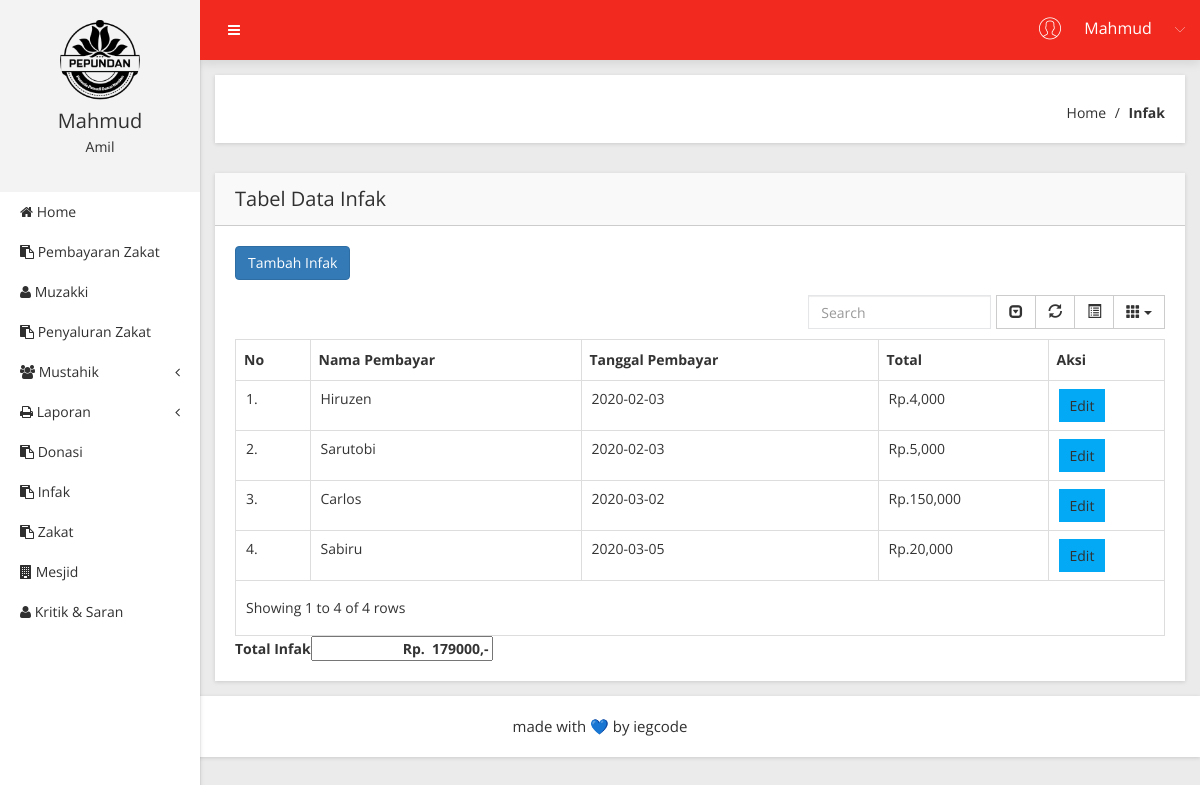
/Infak (signed in), run on the app's committed database.
### tables this page shows
CREATE TABLE `t_infak` (
  `id_infak` int(11) NOT NULL,
  `nama_pembayar` varchar(20) NOT NULL,
  `tgl_infak` date NOT NULL,
  `total_infak` int(11) NOT NULL
);

### app/core/controller.php (called while the page is built, shortened)
<?php
class controller {
	public function view($view, $data = [])
	{
		require_once 'app/views/' . $view .'.php';
	}
	public function model ($model)
	{
		return new $model;
	}
}

### app/controllers/Infak.php (called while the page is built, shortened)
<?php
class Infak extends Controller {
	public function index()
	{
		$data['judul'] = 'Data Infak';
		$data['pnr'] = $this->model('Infak_model')->getAllInfak();
		$data['totalnya'] = $this->model('Infak_model')->getAllInfak2();
		$this->view('Infak/index', $data);
	}
}

### app/core/app.php (called while the page is built, shortened)
<?php
class app {
	protected $method = 'index';
	protected $params = [];
	public function __construct ()
	{
		$this->controller = new $this->controller;
 call_user_func_array([$this->controller, $this->method], $this->params);
}
}

### index.php (called while the page is built, shortened)
<?php
$app = new app;

### app/core/database.php (called while the page is built, shortened)
<?php
class Database {
	private $host = DB_HOST;
	private $user = DB_USER;
	private $pass = DB_PASS;
	private $db_name = DB_NAME;
PRIVATE $dbh;
private $stmt;
	public function __construct()
	{
		$dsn = 'mysql:host=' .$this->host. ';dbname=' .$this->db_name;
		$option= [
			PDO::ATTR_PERSISTENT =>true,
			PDO::ATTR_ERRMODE => PDO::ERRMODE_EXCEPTION
		];
		try{
			$this->dbh = new PDO($dsn, $this->user, $this->pass, $option);
		} catch(PDOException $e) {
			die($e->getMessage());
		}
	}
public function query($query){
	$this->stmt= $this->dbh->prepare($query);
}
public function execute()
{
	$this->stmt->execute();
}
public function resultSet()
{
	$this->execute();
	return $this->stmt->fetchALL(PDO::FETCH_ASSOC);
}
}
?>

### app/models/Infak_model.php (called while the page is built, shortened)
<?php
class Infak_model {
	private $db;
	public function __construct(){
		$this->db = new database;
	}
	public function getAllInfak()
	{
		$this->db->query("SELECT * FROM t_infak");
	 		return $this->db->resultSet();
	}
}

### app/views/Infak/index.php (the view, shortened to what this page needs)
            <div class="breadcome-area mg-b-30 small-dn">
                <div class="container-fluid">
                    <div class="row">
                        <div class="col-lg-12">
                            <div class="breadcome-list shadow-reset">
                                <div class="row">
                                    <div class="col-lg-6">
                                        <div class="breadcome-heading">
                                        </div>
                                    </div>
                                    <div class="col-lg-6">
                                        <ul class="breadcome-menu">
                                            <li><a href="<?=BASEURL;?>/home_index">Home</a> <span class="bread-slash">/</span>
                                            </li>
                                            <li><span class="bread-blod">Infak</span>
                                            </li>
                                        </ul>
                                    </div>
                                </div>
                            </div>
                        </div>
                    </div>
                </div>
            </div>
            <div class="data-table-area mg-b-15">
                <div class="container-fluid">
                    <div class="row">
                        <div class="col-lg-12">
                            <div class="sparkline13-list shadow-reset">
                                <div class="sparkline13-hd">
                                    <div class="main-sparkline13-hd">
                                        <h1>Tabel <span class="table-project-n">Data</span>  Infak</h1>
                                    </div>
                                </div>
                                <div class="sparkline13-graph">
                                  <p align="left"><a href="<?= BASEURL; ?>/Infak/tambah" button type="button" class="btn btn-primary">Tambah Infak</a>
                                  </p>
                                    <div class="datatable-dashv1-list custom-datatable-overright">
                                        <table id="table" data-toggle="table" data-pagination="true" data-search="true" data-show-columns="true" data-show-pagination-switch="true" data-show-refresh="true" data-key-events="true" data-show-toggle="true" data-resizable="true" data-cookie="true" data-cookie-id-table="saveId" data-click-to-select="true" data-toolbar="#toolbar">
                                            <thead>
                                               <tr>
                          <th>No</th>
                          <th>Nama Pembayar</th>
                          <th>Tanggal Pembayar</th>
                          <th>Total</th>
                          <th>Aksi</th>
                        </tr>
                      </thead>
                      <tbody>
                        <?php
                      $no = 1;
        foreach( $data['pnr'] as $pnr) : ?><tr>
                      <td><?=$no++ ?>.</td>
          <td><?= $pnr['nama_pembayar'];?></td>
          <td><?= $pnr['tgl_infak'];?></td>
          <td>Rp.<?= number_format($pnr['total_infak']);?></td>
          <td>
           <a href="<?= BASEURL; ?>/Infak/form_edit/<?= $pnr['id_infak']?>" class="btn btn-primary btn-sm">Edit</a>
        </td>
</tr>
    <?php endforeach; ?>
     <table>
    <?php foreach($data['totalnya'] as $ha) : ?>
    <?php endforeach;?>
    <th>Total Infak<input type="text" name="" value="Rp. <?= ' '.$ha['total_infak'] ;?>,-" style="text-align: right"> </th>
   </table>
                      </tbody>
                    </table>
                                    </div>
                                </div>
                            </div>
                        </div>
                    </div>
                </div>
            </div>
        </div>
    </div>

### data on the page
t_infak: nama_pembayar "Hiruzen", tgl_infak "2020-02-03", total_infak "4,000"
t_infak: nama_pembayar "Sarutobi", tgl_infak "2020-02-03", total_infak "5,000"
t_infak: nama_pembayar "Carlos", tgl_infak "2020-03-02", total_infak "150,000"
t_infak: nama_pembayar "Sabiru", tgl_infak "2020-03-05", total_infak "20,000"

### other printed values
$_SESSION['username'] "Mahmud"
$level "Amil"
